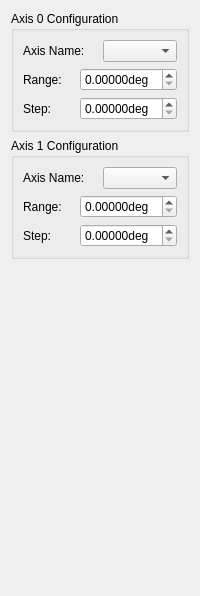
            <widget class="QWidget" name="tab_4">
             <attribute name="title">
              <string>Axes</string>
             </attribute>
             <layout class="QGridLayout" name="gridLayout_10">
              <item row="2" column="0">
               <spacer name="verticalSpacer">
                <property name="orientation">
                 <enum>Qt::Vertical</enum>
                </property>
                <property name="sizeHint" stdset="0">
                 <size>
                  <width>20</width>
                  <height>326</height>
                 </size>
                </property>
               </spacer>
              </item>
              <item row="0" column="0">
               <widget class="QGroupBox" name="groupBox">
                <property name="sizePolicy">
                 <sizepolicy hsizetype="Minimum" vsizetype="Preferred">
                  <horstretch>0</horstretch>
                  <verstretch>0</verstretch>
                 </sizepolicy>
                </property>
                <property name="title">
                 <string>Axis 0 Configuration</string>
                </property>
                <layout class="QGridLayout" name="gridLayout_7">
                 <item row="0" column="0">
                  <layout class="QHBoxLayout" name="horizontalLayout">
                   <item>
                    <widget class="QLabel" name="label">
                     <property name="text">
                      <string>Axis Name:</string>
                     </property>
                    </widget>
                   </item>
                   <item>
                    <widget class="QComboBox" name="align_2d_axis0_name_ComboBox"/>
                   </item>
                  </layout>
                 </item>
                 <item row="1" column="0">
                  <layout class="QHBoxLayout" name="horizontalLayout_2">
                   <item>
                    <widget class="QLabel" name="align_2d_axes0_range_Label">
                     <property name="text">
                      <string>Range:</string>
                     </property>
                    </widget>
                   </item>
                   <item>
                    <widget class="ScienDSpinBox" name="align_2d_axis0_range_DSpinBox">
                     <property name="suffix">
                      <string>deg</string>
                     </property>
                     <property name="decimals">
                      <number>5</number>
                     </property>
                    </widget>
                   </item>
                  </layout>
                 </item>
                 <item row="2" column="0">
                  <layout class="QHBoxLayout" name="horizontalLayout_3">
                   <item>
                    <widget class="QLabel" name="align_2d_axes0_step_Label">
                     <property name="text">
                      <string>Step:</string>
                     </property>
                    </widget>
                   </item>
                   <item>
                    <widget class="ScienDSpinBox" name="align_2d_axis0_step_DSpinBox">
                     <property name="suffix">
                      <string>deg</string>
                     </property>
                     <property name="decimals">
                      <number>5</number>
                     </property>
                    </widget>
                   </item>
                  </layout>
                 </item>
                </layout>
               </widget>
              </item>
              <item row="1" column="0">
               <widget class="QGroupBox" name="groupBox_2">
                <property name="sizePolicy">
                 <sizepolicy hsizetype="Minimum" vsizetype="Preferred">
                  <horstretch>0</horstretch>
                  <verstretch>0</verstretch>
                 </sizepolicy>
                </property>
                <property name="title">
                 <string>Axis 1 Configuration</string>
                </property>
                <layout class="QGridLayout" name="gridLayout_8">
                 <item row="1" column="0">
                  <layout class="QHBoxLayout" name="horizontalLayout_5">
                   <item>
                    <widget class="QLabel" name="align_2d_axes1_range_Label">
                     <property name="text">
                      <string>Range:</string>
                     </property>
                    </widget>
                   </item>
                   <item>
                    <widget class="ScienDSpinBox" name="align_2d_axis1_range_DSpinBox">
                     <property name="suffix">
                      <string>deg</string>
                     </property>
                     <property name="decimals">
                      <number>5</number>
                     </property>
                    </widget>
                   </item>
                  </layout>
                 </item>
                 <item row="0" column="0">
                  <layout class="QHBoxLayout" name="horizontalLayout_4">
                   <item>
                    <widget class="QLabel" name="label_2">
                     <property name="text">
                      <string>Axis Name:</string>
                     </property>
                    </widget>
                   </item>
                   <item>
                    <widget class="QComboBox" name="align_2d_axis1_name_ComboBox"/>
                   </item>
                  </layout>
                 </item>
                 <item row="2" column="0">
                  <layout class="QHBoxLayout" name="horizontalLayout_6">
                   <item>
                    <widget class="QLabel" name="align_2d_axes1_step_Label">
                     <property name="text">
                      <string>Step:</string>
                     </property>
                    </widget>
                   </item>
                   <item>
                    <widget class="ScienDSpinBox" name="align_2d_axis1_step_DSpinBox">
                     <property name="suffix">
                      <string>deg</string>
                     </property>
                     <property name="decimals">
                      <number>5</number>
                     </property>
                    </widget>
                   </item>
                  </layout>
                 </item>
                </layout>
               </widget>
              </item>
             </layout>
            </widget>
